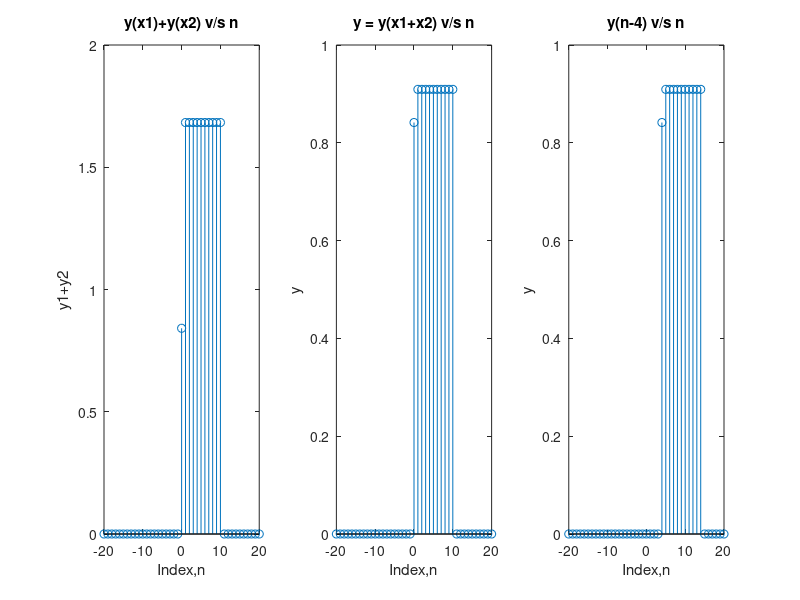

Reproduce this figure in MATLAB.
% c is non linear and time invarient
clear;
n=-20:20;           

%Defining x1 and x2
x1 = 1*double(n>=0 & n<=10);
x2 = 1*double(n>0 & n<=10);


%Checking linearity and time invarience

x=x1+x2;
xt = circshift(x,4); % 4 is arbitary number to check time invarience


% output functions
y  = sin(x) ;
yt = sin(xt);
y1 = sin(x1);
y2 = sin(x2);


subplot(1,3,1);
stem(n,y1+y2);
xlabel('Index,n');
ylabel('y1+y2');
title('y(x1)+y(x2) v/s n');
 
subplot(1,3,2); 
stem(n,y);
xlabel('Index,n');
ylabel('y');
title('y = y(x1+x2) v/s n');   


subplot(1,3,3); 
stem(n,yt);
xlabel('Index,n');
ylabel('y');
title('y(n-4) v/s n'); 